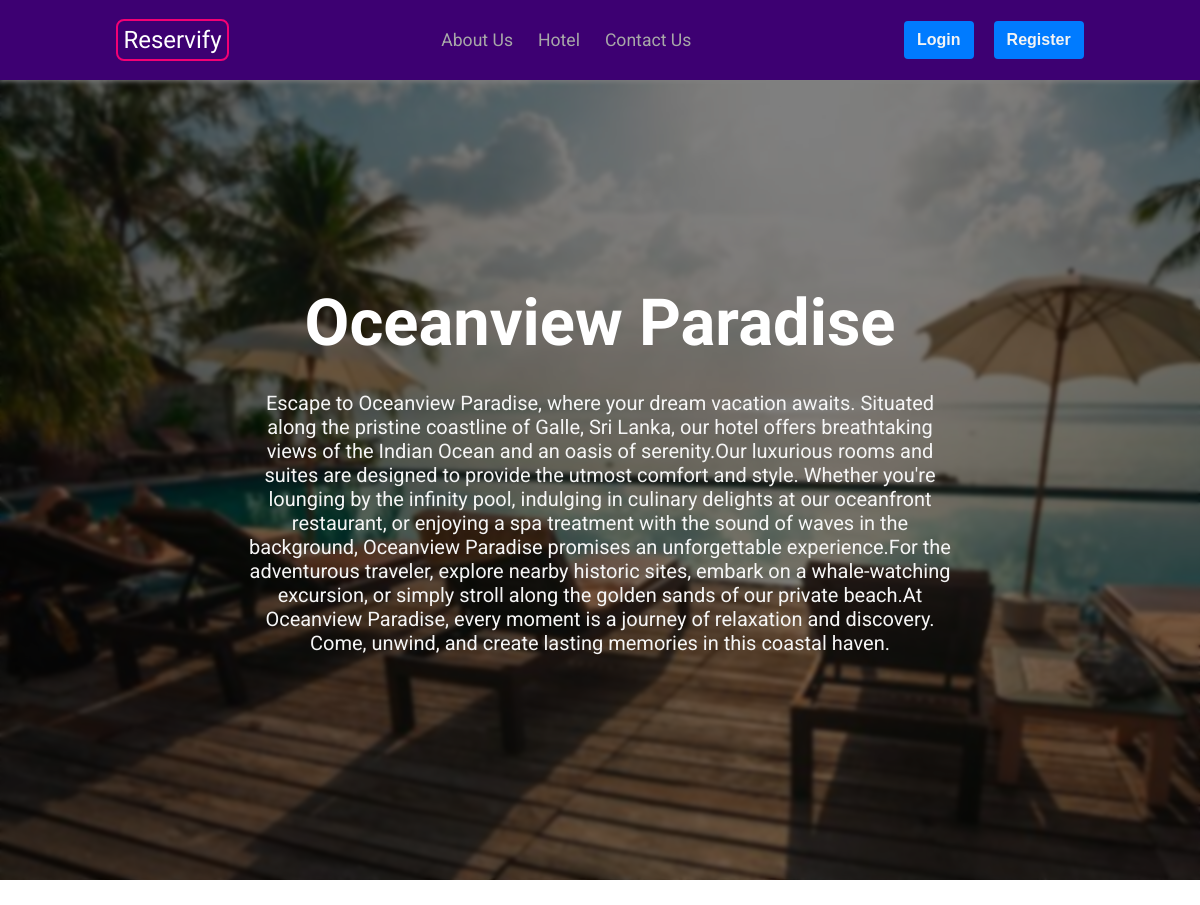
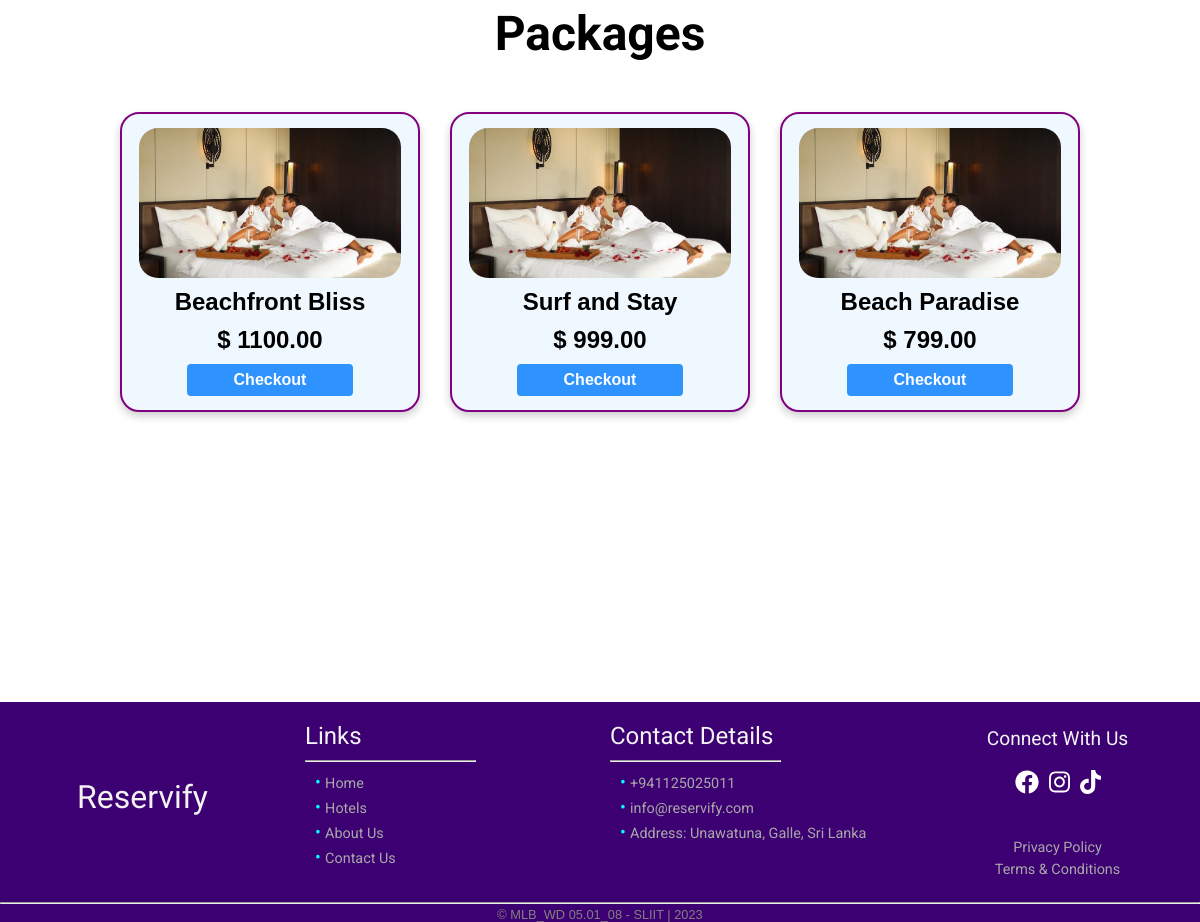
The page /booking.php?hotel=2 on the database its author committed (2 pictures, top to bottom).
### tables this page shows
CREATE TABLE `hotel` (
  `hotel_id` int(11) NOT NULL,
  `hotel_name` varchar(100) NOT NULL,
  `description` text NOT NULL,
  `image` varchar(255) DEFAULT 'default.jpg',
  `owner_id` int(11) NOT NULL
);

CREATE TABLE `package` (
  `package_id` int(11) NOT NULL,
  `package_name` varchar(100) NOT NULL,
  `price` decimal(10,2) NOT NULL,
  `hotel_id` int(11) NOT NULL,
  `image` varchar(100) DEFAULT 'null.jpeg'
);

### booking.php (the view, shortened to what this page needs)
<?php
require_once './conn.php';
if (isset($_GET['hotel'])) {
    $Hotel = $_GET['hotel'];
    $query = "SELECT * FROM `hotel` WHERE hotel_id='$Hotel'";
    $result = mysqli_query($conn, $query);
    $row = mysqli_fetch_array($result);
    $name = $row['hotel_name'];
    $description = $row['description'];
} else {
    echo
    "<script>
        alert('Hotel Not Available');
        window.location.href='./book.php';
        </script>";
}
?>
<!DOCTYPE html>
<html lang="en">
<head>
    <link rel="stylesheet" href="css/reset.css">
    <link rel="stylesheet" href="css/booking.css">
</head>
<?php include "./partials/header.php" ?>
<body>
    <div class="conMain">
        <div class="main-overlay">
            <div class="text">
                <?php
                echo '<h1>' . $name . '</h1>';
                echo '<div class="description">';
                echo '<p>' . $description . '</p>';
                echo  '</div>';
                ?>
            </div>
        </div>
    </div>
    <div class="title">
        <h1>Packages</h1>
    </div>
    <div class="packages">
        <?php
        $query = "SELECT * FROM `package` WHERE hotel_id='$Hotel';";
        $result = mysqli_query($conn, $query);
        if ($result) {
            while ($row = mysqli_fetch_assoc($result)) {
                $pkgid = $row['package_id'];
                $pkgname = $row['package_name'];
                $pkgimg = $row['image'];
                $price = $row['price'];
                echo '<div class="card">';
                echo '<img src="./assets/package/' . $pkgimg . '" alt="hotel">';
                echo '<h1>' . $pkgname . '</h1>';
                echo '<h2>$ ' . $price . '</h2>';
                echo '<button onclick="location.href=\'./checkout.php?hotel=' . $Hotel . '&pkg=' . $pkgid . '\'" type="button">Checkout</button>';
                echo '</div>';
            }
        }
        ?>
    </div>
</body>
<?php include "./partials/footer.php" ?>
</html>

### css/booking.css (style rules this page uses)
.conMain .text { position: relative; display: flex; flex-direction: column; align-items: center; justify-content: center; z-index: 9; }
.main-overlay { display: flex; align-items: center; justify-content: center; background: rgba(0, 0, 0, 0.5); height: 100vh; backdrop-filter: blur(2px); }
.text { width: 60%; }
.main-overlay .text h1 { color: #fff; font-size: 65px; font-family: 'Gabarito', Arial, sans-serif; padding-bottom: 30px; }
.text h1 { font-size: 2rem; font-family: 'Courgette', cursive; }
.text .description { color: whitesmoke; text-align: center; font-family: 'Roboto', sans-serif; padding-bottom: 20px; font-size: 20px; }
.packages { display: flex; flex-wrap: wrap; align-items: flex-start; justify-content: center; min-height: 80vh; height: auto; gap: 30px; padding: 50px; }
.title { font-size: 1.5rem; font-family: 'Roboto', sans-serif; margin-top: 30px; text-align: center; }
.card { display: flex; flex-direction: column; align-items: center; justify-content: center; gap: 10px; box-shadow: 0 4px 8px 0 rgba(0, 0, 0, 0.2); width: 300px; height: 300px; padding: 10px; text-align: center; font-family: arial; border: 2px solid purple; border-radius: 1.2rem; background-color: aliceblue; }
.card img { border-radius: 1.2rem; height: 150px; width: 95%; object-fit: cover; }
.card h1 { font-size: 1.5rem; }
.card button { cursor: pointer; width: 60%; display: inline-block; font-weight: 400; text-align: center; border: 1px solid transparent; padding: .375rem .75rem; font-size: 1rem; font-weight: bold; border-radius: .25rem; color: #fff; background-color: #007bff; opacity: 0.8; transition: background-color 0.3s ease, transform 0.3s ease; }

### css/header.css (style rules this page uses)
:root { --black: #191919; --white: #f3f3f3; --bg-color: #3D0072; }
html { scroll-behavior: smooth; scroll-padding-top: 70px; }

### css/footer.css (style rules this page uses)
:root { --black: #191919; --white: #f3f3f3; --bg-color: #3D0072; }

### rows shown on the page
hotel: hotel_name "Oceanview Paradise", description "Escape to Oceanview Paradise, where your dream vacation awaits. Situated along the pristine coastline of Galle, Sri Lanka, our hotel offers breathtaking views of the Indian Ocean and an oasis of serenity.Our luxurious rooms and suites are designed to provide the utmost comfort and style. Whether you're lounging by the infinity pool, indulging in culinary delights at our oceanfront restaurant, or enjoying a spa treatment with the sound of waves in the background, Oceanview Paradise promises an unforgettable experience.For the adventurous traveler, explore nearby historic sites, embark on a whale-watching excursion, or simply stroll along the golden sands of our private beach.At Oceanview…"
package: image (placeholder picture), package_name "Beachfront Bliss", price "1100.00"
package: image (placeholder picture), package_name "Surf and Stay", price "999.00"
package: image (placeholder picture), package_name "Beach Paradise", price "799.00"
